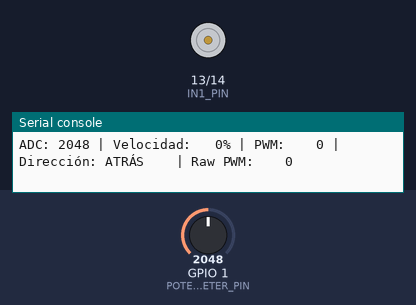
Bench run of a program on a simulated ESP32 board running MicroPython. Shown: motor-driver pin pairs drawn as motors (green arrow = first pin HIGH = forward, orange = second pin HIGH = backward, longer = more drive, scaled by the enable pin), the last lines printed to the serial console. The test bench sets the inputs (shaded band); at power-on: GPIO 1 (POTENTIOMETER_PIN) = 2048 (analog values on the 0–4095 scale).

Above: at 1.2 s.
1.3 s: GPIO 1 (POTENTIOMETER_PIN) set to 2866
At 2.5 s:
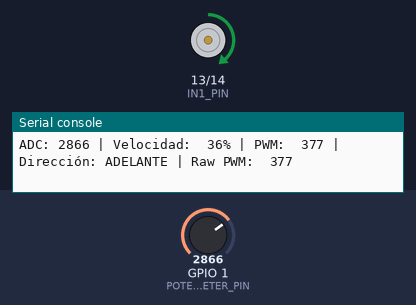
2.8 s: GPIO 1 (POTENTIOMETER_PIN) set to 4095
At 4.0 s:
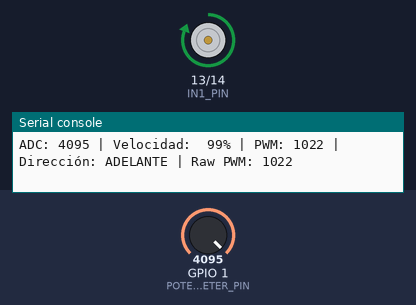
4.3 s: GPIO 1 (POTENTIOMETER_PIN) set to 1228
At 5.3 s:
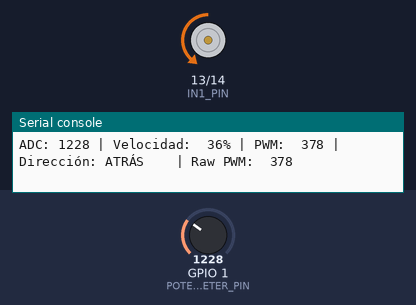
5.8 s: GPIO 1 (POTENTIOMETER_PIN) set to 491
At 6.9 s:
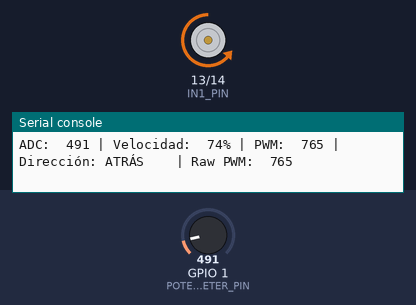
7.3 s: GPIO 1 (POTENTIOMETER_PIN) set to 0
At 8.5 s:
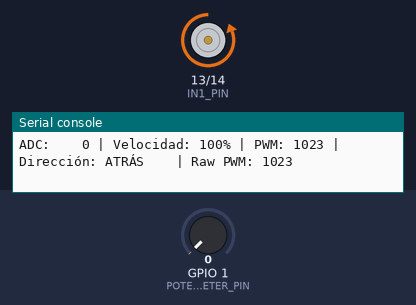
8.8 s: GPIO 1 (POTENTIOMETER_PIN) set to 2047
At 9.6 s:
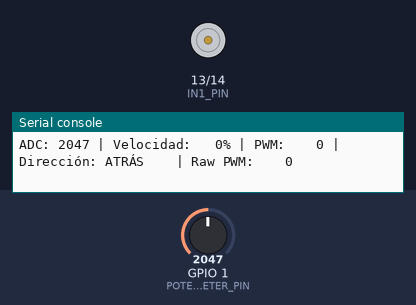
Timing chart, 0 to 11.3 s (numbered marks = the images above; inputs shaded):
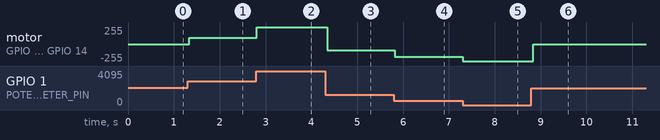

Measured:
- after the input at 1.3 s, motor on GPIO 13 (IN1_PIN) / GPIO 14 (IN2_PIN): stopped → forward 94/255 at once
- after the input at 2.8 s, motor on GPIO 13 (IN1_PIN) / GPIO 14 (IN2_PIN): forward 94/255 → forward 255/255 at once
- after the input at 4.3 s, motor on GPIO 13 (IN1_PIN) / GPIO 14 (IN2_PIN): forward 255/255 → backward 94/255 at once
- after the input at 5.8 s, motor on GPIO 13 (IN1_PIN) / GPIO 14 (IN2_PIN): backward 94/255 → backward 191/255 at once
- after the input at 7.3 s, motor on GPIO 13 (IN1_PIN) / GPIO 14 (IN2_PIN): backward 191/255 → backward 255/255 at once
- after the input at 8.8 s, motor on GPIO 13 (IN1_PIN) / GPIO 14 (IN2_PIN): backward 255/255 → stopped at once

The program:

main.py
```python
"""
Proyecto 15.1 - Control de Motor con Potenciómetro
ESP32-S3 WROOM + MicroPython

Control bidireccional de un motor DC mediante:
- Potenciómetro analógico (GPIO1)
- Driver L293D
- PWM para control de velocidad

Autor: Sistema de aprendizaje
Fecha: 2024
"""

from machine import ADC, Pin, PWM
import time

# ============================================================================
# CONFIGURACIÓN DE PINES
# ============================================================================

# Pines de control del L293D (Control de dirección)
IN1_PIN = Pin(13, Pin.OUT)  # Entrada 1 del motor
IN2_PIN = Pin(14, Pin.OUT)  # Entrada 2 del motor

# Pin de control de velocidad (PWM)
EN_PIN = Pin(12, Pin.OUT)   # Enable con PWM para velocidad

# Pin del potenciómetro (Entrada analógica)
POTENTIOMETER_PIN = ADC(Pin(1))  # GPIO1 - Lectura analógica

# ============================================================================
# CONFIGURACIÓN DEL PWM
# ============================================================================

# Crear objeto PWM con frecuencia de 10 kHz
pwm = PWM(EN_PIN, 10000)

# ============================================================================
# CONSTANTES Y PARÁMETROS DE CONTROL
# ============================================================================

# Valores límite del ADC (0 a 4095)
ADC_MIN = 0
ADC_MAX = 4095
ADC_CENTER = 2048  # Valor central (motor parado)

# Zona muerta: rango de valores alrededor del centro donde el motor no gira
# Evita vibraciones y comportamiento errático
DEAD_ZONE = 100  # ±100 unidades del centro

# Parámetro de escala para la velocidad PWM (0-1023 es el rango típico)
MAX_PWM_DUTY = 1023

# Intervalo de actualización en milisegundos
UPDATE_INTERVAL_MS = 50

# ============================================================================
# FUNCIONES DE CONTROL
# ============================================================================

def read_potentiometer():
    """
    Lee el valor del potenciómetro mediante ADC.

    Returns:
        int: Valor entre 0 y 4095
    """
    return POTENTIOMETER_PIN.read()

def determine_direction(adc_value):
    """
    Determina la dirección de giro del motor.

    Args:
        adc_value (int): Lectura del potenciómetro

    Returns:
        int: 1 para adelante, 0 para atrás
    """
    if adc_value > ADC_CENTER:
        return 1  # Motor adelante
    else:
        return 0  # Motor atrás

def calculate_speed(adc_value):
    """
    Calcula la velocidad del motor a partir de la lectura del potenciómetro.
    La velocidad es proporcional a la distancia del valor central.

    Args:
        adc_value (int): Lectura del potenciómetro

    Returns:
        int: Velocidad PWM (0-1023)
    """
    # Calcular distancia desde el centro
    distance_from_center = abs(adc_value - ADC_CENTER)

    # Aplicar zona muerta
    if distance_from_center < DEAD_ZONE:
        return 0  # Motor parado en la zona muerta

    # Restar la zona muerta para obtener rango efectivo
    effective_distance = distance_from_center - DEAD_ZONE

    # Escalar a rango de PWM (0-1023)
    # El rango máximo es (ADC_CENTER - DEAD_ZONE) = 1948
    max_effective_distance = ADC_CENTER - DEAD_ZONE
    speed = int((effective_distance / max_effective_distance) * MAX_PWM_DUTY)

    # Limitar al rango máximo
    return min(speed, MAX_PWM_DUTY)

def set_motor_direction(direction):
    """
    Establece el sentido de giro del motor mediante los pines IN1 e IN2.

    Args:
        direction (int): 1 para adelante, 0 para atrás
    """
    if direction == 1:
        # Motor adelante
        IN1_PIN.value(1)
        IN2_PIN.value(0)
    else:
        # Motor atrás
        IN1_PIN.value(0)
        IN2_PIN.value(1)

def set_motor_speed(speed):
    """
    Establece la velocidad del motor mediante PWM.

    Args:
        speed (int): Valor entre 0 y 1023
    """
    pwm.duty(speed)

def calculate_speed_percentage(adc_value):
    """
    Calcula el porcentaje de velocidad para mostrar en serial.

    Args:
        adc_value (int): Lectura del potenciómetro

    Returns:
        int: Porcentaje de velocidad (0-100)
    """
    distance_from_center = abs(adc_value - ADC_CENTER)

    if distance_from_center < DEAD_ZONE:
        return 0

    effective_distance = distance_from_center - DEAD_ZONE
    max_effective_distance = ADC_CENTER - DEAD_ZONE
    percentage = int((effective_distance / max_effective_distance) * 100)

    return min(percentage, 100)

# ============================================================================
# BUCLE PRINCIPAL
# ============================================================================

def main():
    """
    Función principal que controla el motor continuamente.
    """
    print("\n" + "="*60)
    print("Proyecto 15.1 - Control de Motor con Potenciómetro")
    print("ESP32-S3 WROOM + MicroPython")
    print("="*60)
    print("Sistema iniciado correctamente")
    print("Girando el potenciómetro para controlar el motor...\n")

    # Inicializar estado anterior para detectar cambios
    last_speed = -1
    last_direction = -1

    try:
        while True:
            # Leer potenciómetro
            adc_value = read_potentiometer()

            # Determinar dirección y velocidad
            direction = determine_direction(adc_value)
            speed = calculate_speed(adc_value)
            speed_percentage = calculate_speed_percentage(adc_value)

            # Aplicar cambios solo si hay variación significativa (optimización)
            if speed != last_speed or direction != last_direction:
                set_motor_direction(direction)
                set_motor_speed(speed)
                last_speed = speed
                last_direction = direction

            # Mostrar datos por monitor serie
            direction_text = "ADELANTE" if direction == 1 else "ATRÁS   "

            print(f"ADC: {adc_value:4d} | "
                  f"Velocidad: {speed_percentage:3d}% | "
                  f"PWM: {speed:4d} | "
                  f"Dirección: {direction_text} | "
                  f"Raw PWM: {speed:4d}")

            # Esperar antes de siguiente lectura
            time.sleep_ms(UPDATE_INTERVAL_MS)

    except KeyboardInterrupt:
        # Detener motor al presionar Ctrl+C
        print("\n\nSistema detenido por el usuario")
        stop_motor()

    except Exception as e:
        print(f"Error en la ejecución: {e}")
        stop_motor()

def stop_motor():
    """
    Detiene el motor estableciendo velocidad a cero.
    """
    pwm.duty(0)
    IN1_PIN.value(0)
    IN2_PIN.value(0)
    print("Motor detenido")

# ============================================================================
# PUNTO DE ENTRADA
# ============================================================================

if __name__ == "__main__":
    main()
```
